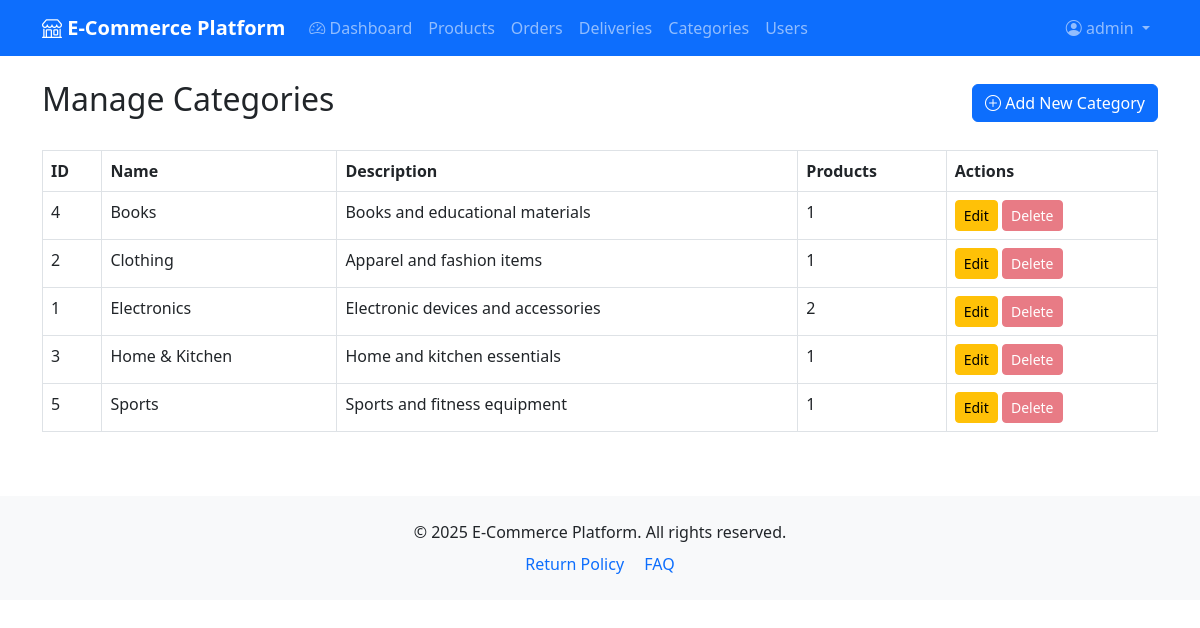
Screenshot of /admin/categories_manage.php (signed in) with the database file from the repository.
### tables this page shows
CREATE TABLE IF NOT EXISTS categories (
    id INT AUTO_INCREMENT PRIMARY KEY,
    name VARCHAR(100) NOT NULL,
    description TEXT,
    created_at TIMESTAMP DEFAULT CURRENT_TIMESTAMP
);

### admin/categories_manage.php (the view, shortened to what this page needs)
<?php
$conn = getDBConnection();
$categories_query = "SELECT c.*, COUNT(p.id) as product_count
                     FROM categories c
                     LEFT JOIN products p ON c.id = p.category_id
                     GROUP BY c.id
                     ORDER BY c.name";
$categories_result = $conn->query($categories_query);
include __DIR__ . '/../includes/header.php';
?>
<div class="d-flex justify-content-between align-items-center mb-4">
    <h2>Manage Categories</h2>
    <button type="button" class="btn btn-primary" data-bs-toggle="modal" data-bs-target="#addCategoryModal">
        <i class="bi bi-plus-circle"></i> Add New Category
    </button>
</div>
<div class="table-responsive">
    <table class="table table-bordered table-hover">
        <thead>
            <tr>
                <th>ID</th>
                <th>Name</th>
                <th>Description</th>
                <th>Products</th>
                <th>Actions</th>
            </tr>
        </thead>
        <tbody>
            <?php if ($categories_result && $categories_result->num_rows > 0): ?>
                <?php while ($category = $categories_result->fetch_assoc()): ?>
                    <tr>
                        <td><?php echo $category['id']; ?></td>
                        <td><?php echo htmlspecialchars($category['name']); ?></td>
                        <td><?php echo htmlspecialchars($category['description'] ?? 'N/A'); ?></td>
                        <td><?php echo $category['product_count']; ?></td>
                        <td>
                            <button type="button" class="btn btn-sm btn-warning" data-bs-toggle="modal" data-bs-target="#editCategoryModal<?php echo $category['id']; ?>">Edit</button>
                            <?php if ($category['product_count'] == 0): ?>
                                <form method="POST" action="" class="d-inline" onsubmit="return confirm('Are you sure you want to delete this category?');">
                                    <input type="hidden" name="delete_id" value="<?php echo $category['id']; ?>">
                                    <button type="submit" class="btn btn-sm btn-danger">Delete</button>
                                </form>
                            <?php else: ?>
                                <button class="btn btn-sm btn-danger" disabled title="Cannot delete category with products">Delete</button>
                            <?php endif; ?>
                        </td>
                    </tr>
                <?php endwhile; ?>
            <?php else: ?>
                <tr>
                    <td colspan="5" class="text-center">No categories found</td>
                </tr>
            <?php endif; ?>
        </tbody>
    </table>
</div>
<?php
include __DIR__ . '/../includes/footer.php';
?>

### rows the page displays
categories: id "4", name "Books", description "Books and educational materials", product_count "1"
categories: id "2", name "Clothing", description "Apparel and fashion items", product_count "1"
categories: id "1", name "Electronics", description "Electronic devices and accessories", product_count "2"
categories: id "3", name "Home & Kitchen", description "Home and kitchen essentials", product_count "1"
categories: id "5", name "Sports", description "Sports and fitness equipment", product_count "1"

### other values shown
SITE_NAME "E-Commerce Platform"
$_SESSION['username'] "admin"
